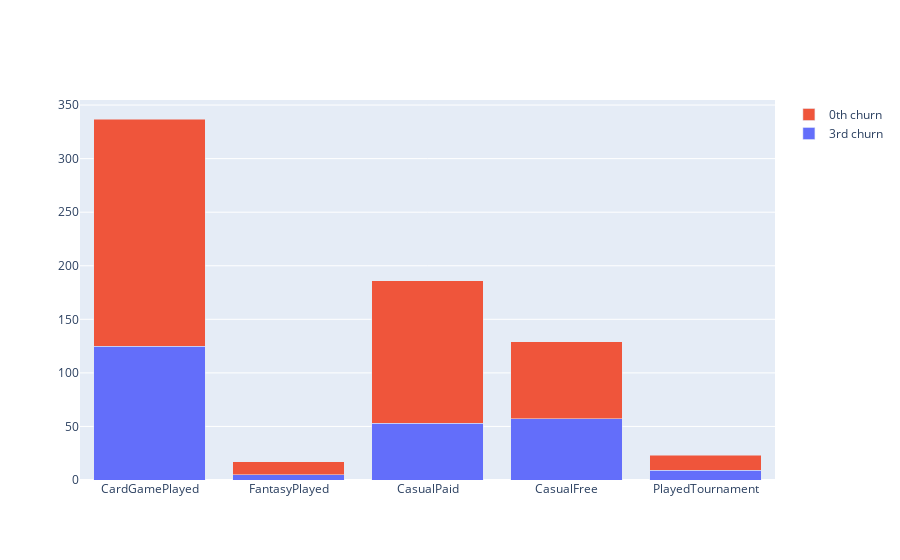

The cell this chart's notebook holds for it:
### Code cell
#WHO USERS GETTING JOINING BONUS AND PLAYED DISTRIBUTION
DATA0 = Data0[(Data0['cashAdded'] == 1) & (Data0['TotalGamePlayed_2'] >= 1)]
DATA3 = Data3[(Data3['cashAdded'] == 1) & (Data3['TotalGamePlayed_2'] >= 1)]
temp1 = pd.DataFrame(DATA0[['CardGamePlayed','FantasyPlayed','CasualPaid','CasualFree','PlayedTournament']].sum())
temp2 = pd.DataFrame(DATA3[['CardGamePlayed','FantasyPlayed','CasualPaid','CasualFree','PlayedTournament']].sum())
final1 = temp1.reset_index()
final2 = temp2.reset_index()
Header = final1['index'].to_list()
value_played = final1[0].to_list()
df0=pd.DataFrame({'Header':Header, 'Total Users Played':value_played})
Header = final2['index'].to_list()
value_played = final2[0].to_list()
df3=pd.DataFrame({'Header':Header, 'Total Users Played':value_played}) 
x = Header
y0=df0['Total Users Played']
y3=df3['Total Users Played']
plot = go.Figure(data=[go.Bar(name = '3rd churn',x = x,y = y3),go.Bar(name = '0th churn',x = x,y = y0)])
plot.update_layout(barmode='stack')                  
plot.show()

### Figure 1 — Plotly figure (JSON) as saved in the notebook; plotly's stock layout.template omitted (floating-point values rounded to 4 significant figures)
{"data": [{"name": "3rd churn", "type": "bar", "x": ["CardGamePlayed", "FantasyPlayed", "CasualPaid", "CasualFree", "PlayedTournament"], "y": [125, 5, 53, 57, 9]}, {"name": "0th churn", "type": "bar", "x": ["CardGamePlayed", "FantasyPlayed", "CasualPaid", "CasualFree", "PlayedTournament"], "y": [212, 12, 133, 72, 14]}], "layout": {"barmode": "stack"}}
